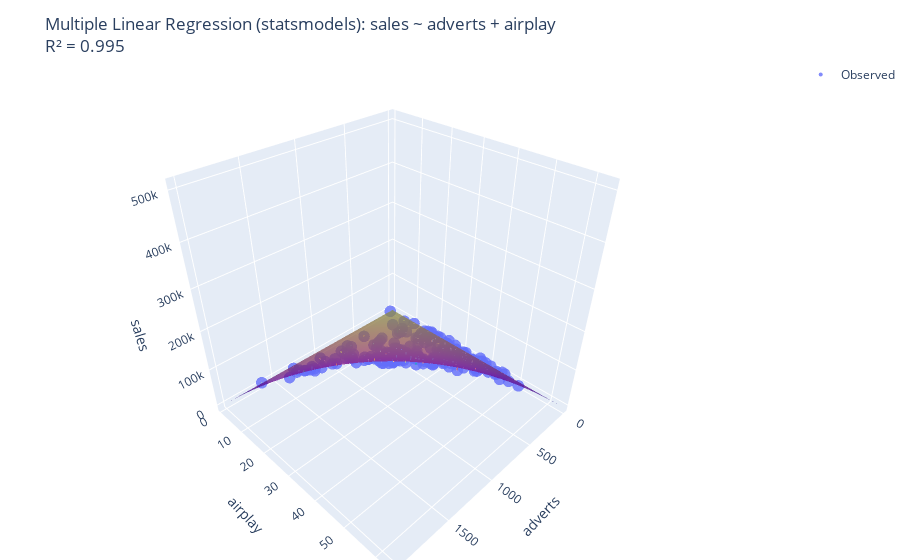

Write notebook code for a chart like this one.
### Code cell
# Interactive 3D figure with Plotly
scatter = go.Scatter3d(
    x=df["adverts"],
    y=df["airplay"],
    z=df["sales"],
    mode="markers",
    marker=dict(size=4, opacity=0.8),
    name="Observed"
)

plane = go.Surface(
    x=A, y=P, z=Z,
    opacity=0.5,
    name="Regression plane",
    showscale=False
)

# Residual lines (we'll plot only a sample to keep the scene responsive)
sample_df = df.copy()
if len(sample_df) > 150:
    sample_df = sample_df.sample(150, random_state=42)

residual_traces = []
for _, row in sample_df.iterrows():
    a, p, actual = row["adverts"], row["airplay"], row["sales"]
    fitted = intercept + b_adverts * a + b_airplay * p + b_interaction * (a * p)
    residual_traces.append(go.Scatter3d(
        x=[a, a],
        y=[p, p],
        z=[fitted, actual],
        mode="lines",
        line=dict(width=2),
        showlegend=False
    ))

fig = go.Figure(data=[scatter, plane] + residual_traces)
fig.update_layout(
    title=f"Multiple Linear Regression (statsmodels): sales ~ adverts + airplay<br>R² = {r2:.3f}",
    scene=dict(
        xaxis_title="adverts",
        yaxis_title="airplay",
        zaxis_title="sales",
        aspectmode="cube"
    ),
    margin=dict(l=0, r=0, t=60, b=0),
)

# Render the interactive chart
fig.show()

### Figure 1 — Plotly figure (JSON) as saved in the notebook; plotly's stock layout.template omitted (floating-point values rounded to 4 significant figures; data arrays with more than 128 entries replaced by an {"elided": "..."} marker saying what was removed)
{"data": [{"marker": {"opacity": 0.8, "size": 4}, "mode": "markers", "name": "Observed", "type": "scatter3d", "x": {"elided": "200 float values"}, "y": {"elided": "200 int values"}, "z": {"elided": "200 float values"}}, {"name": "Regression plane", "opacity": 0.5, "showscale": false, "type": "surface", "x": {"elided": "60x60 float values"}, "y": {"elided": "60x60 float values"}, "z": {"elided": "60x60 float values"}}, {"line": {"width": 2}, "mode": "lines", "showlegend": false, "type": "scatter3d", "x": [1600, 1600], "y": [20, 20], "z": [127300.0, 131100.0]}, {"line": {"width": 2}, "mode": "lines", "showlegend": false, "type": "scatter3d", "x": [97.97, 97.97], "y": [22, 22], "z": [8135.0, 12180.0]}, {"line": {"width": 2}, "mode": "lines", "showlegend": false, "type": "scatter3d", "x": [406.8, 406.8], "y": [44, 44], "z": [71340.0, 64120.0]}, {"line": {"width": 2}, "mode": "lines", "showlegend": false, "type": "scatter3d", "x": [1568.0, 1568.0], "y": [22, 22], "z": [137300.0, 146400.0]}, {"line": {"width": 2}, "mode": "lines", "showlegend": false, "type": "scatter3d", "x": [564.2, 564.2], "y": [21, 21], "z": [46840.0, 38780.0]}, {"line": {"width": 2}, "mode": "lines", "showlegend": false, "type": "scatter3d", "x": [68.59, 68.59], "y": [8, 8], "z": [1623.0, 0]}, {"line": {"width": 2}, "mode": "lines", "showlegend": false, "type": "scatter3d", "x": [579.3, 579.3], "y": [28, 28], "z": [64440.0, 61050.0]}, {"line": {"width": 2}, "mode": "lines", "showlegend": false, "type": "scatter3d", "x": [1051.0, 1051.0], "y": [29, 29], "z": [121500.0, 118300.0]}, {"line": {"width": 2}, "mode": "lines", "showlegend": false, "type": "scatter3d", "x": [231.5, 231.5], "y": [42, 42], "z": [38580.0, 33510.0]}, {"line": {"width": 2}, "mode": "lines", "showlegend": false, "type": "scatter3d", "x": [125.6, 125.6], "y": [45, 45], "z": [22290.0, 15030.0]}, {"line": {"width": 2}, "mode": "lines", "showlegend": false, "type": "scatter3d", "x": [10.26, 10.26], "y": [25, 25], "z": [563.8, 5608.0]}, {"line": {"width": 2}, "mode": "lines", "showlegend": false, "type": "scatter3d", "x": [503.2, 503.2], "y": [39, 39], "z": [78200.0, 81810.0]}, {"line": {"width": 2}, "mode": "lines", "showlegend": false, "type": "scatter3d", "x": [526.1, 526.1], "y": [39, 39], "z": [81780.0, 79080.0]}, {"line": {"width": 2}, "mode": "lines", "showlegend": false, "type": "scatter3d", "x": [1294.0, 1294.0], "y": [19, 19], "z": [97670.0, 97260.0]}, {"line": {"width": 2}, "mode": "lines", "showlegend": false, "type": "scatter3d", "x": [826.9, 826.9], "y": [36, 36], "z": [118800.0, 125100.0]}, {"line": {"width": 2}, "mode": "lines", "showlegend": false, "type": "scatter3d", "x": [234.6, 234.6], "y": [33, 33], "z": [30560.0, 28550.0]}, {"line": {"width": 2}, "mode": "lines", "showlegend": false, "type": "scatter3d", "x": [1096.0, 1096.0], "y": [26, 26], "z": [113400.0, 113800.0]}, {"line": {"width": 2}, "mode": "lines", "showlegend": false, "type": "scatter3d", "x": [283.2, 283.2], "y": [40, 40], "z": [44980.0, 42650.0]}, {"line": {"width": 2}, "mode": "lines", "showlegend": false, "type": "scatter3d", "x": [1080.0, 1080.0], "y": [36, 36], "z": [155300.0, 157500.0]}, {"line": {"width": 2}, "mode": "lines", "showlegend": false, "type": "scatter3d", "x": [642.8, 642.8], "y": [26, 26], "z": [66370.0, 60370.0]}, {"line": {"width": 2}, "mode": "lines", "showlegend": false, "type": "scatter3d", "x": [236.9, 236.9], "y": [37, 37], "z": [34700.0, 29540.0]}, {"line": {"width": 2}, "mode": "lines", "showlegend": false, "type": "scatter3d", "x": [1054.0, 1054.0], "y": [23, 23], "z": [96420.0, 90410.0]}, {"line": {"width": 2}, "mode": "lines", "showlegend": false, "type": "scatter3d", "x": [1177.0, 1177.0], "y": [9, 9], "z": [41470.0, 47330.0]}, {"line": {"width": 2}, "mode": "lines", "showlegend": false, "type": "scatter3d", "x": [15.31, 15.31], "y": [37, 37], "z": [1870.0, 7650.0]}, {"line": {"width": 2}, "mode": "lines", "showlegend": false, "type": "scatter3d", "x": [910.9, 910.9], "y": [42, 42], "z": [152900.0, 152200.0]}, {"line": {"width": 2}, "mode": "lines", "showlegend": false, "type": "scatter3d", "x": [689.5, 689.5], "y": [32, 32], "z": [87880.0, 89430.0]}, {"line": {"width": 2}, "mode": "lines", "showlegend": false, "type": "scatter3d", "x": [102.6, 102.6], "y": [34, 34], "z": [13550.0, 13080.0]}, {"line": {"width": 2}, "mode": "lines", "showlegend": false, "type": "scatter3d", "x": [1381.0, 1381.0], "y": [38, 38], "z": [209700.0, 215800.0]}, {"line": {"width": 2}, "mode": "lines", "showlegend": false, "type": "scatter3d", "x": [216.0, 216.0], "y": [44, 44], "z": [37710.0, 39990.0]}, {"line": {"width": 2}, "mode": "lines", "showlegend": false, "type": "scatter3d", "x": [25.69, 25.69], "y": [21, 21], "z": [1673.0, 2891.0]}, {"line": {"width": 2}, "mode": "lines", "showlegend": false, "type": "scatter3d", "x": [45.69, 45.69], "y": [16, 16], "z": [2407.0, 0]}, {"line": {"width": 2}, "mode": "lines", "showlegend": false, "type": "scatter3d", "x": [731.4, 731.4], "y": [38, 38], "z": [110900.0, 101800.0]}, {"line": {"width": 2}, "mode": "lines", "showlegend": false, "type": "scatter3d", "x": [136.0, 136.0], "y": [29, 29], "z": [15340.0, 19300.0]}, {"line": {"width": 2}, "mode": "lines", "showlegend": false, "type": "scatter3d", "x": [1163.0, 1163.0], "y": [37, 37], "z": [172000.0, 175800.0]}, {"line": {"width": 2}, "mode": "lines", "showlegend": false, "type": "scatter3d", "x": [709.4, 709.4], "y": [38, 38], "z": [107500.0, 104500.0]}, {"line": {"width": 2}, "mode": "lines", "showlegend": false, "type": "scatter3d", "x": [391.7, 391.7], "y": [34, 34], "z": [52900.0, 49260.0]}, {"line": {"width": 2}, "mode": "lines", "showlegend": false, "type": "scatter3d", "x": [893.4, 893.4], "y": [30, 30], "z": [106800.0, 114600.0]}, {"line": {"width": 2}, "mode": "lines", "showlegend": false, "type": "scatter3d", "x": [986.0, 986.0], "y": [26, 26], "z": [102100.0, 101300.0]}, {"line": {"width": 2}, "mode": "lines", "showlegend": false, "type": "scatter3d", "x": [1838.0, 1838.0], "y": [28, 28], "z": [205400.0, 205000.0]}, {"line": {"width": 2}, "mode": "lines", "showlegend": false, "type": "scatter3d", "x": [268.6, 268.6], "y": [34, 34], "z": [36140.0, 35030.0]}, {"line": {"width": 2}, "mode": "lines", "showlegend": false, "type": "scatter3d", "x": [174.1, 174.1], "y": [23, 23], "z": [15530.0, 23730.0]}, {"line": {"width": 2}, "mode": "lines", "showlegend": false, "type": "scatter3d", "x": [709.4, 709.4], "y": [28, 28], "z": [79010.0, 84210.0]}, {"line": {"width": 2}, "mode": "lines", "showlegend": false, "type": "scatter3d", "x": [102.6, 102.6], "y": [36, 36], "z": [14380.0, 11980.0]}, {"line": {"width": 2}, "mode": "lines", "showlegend": false, "type": "scatter3d", "x": [207.0, 207.0], "y": [28, 28], "z": [22740.0, 24080.0]}, {"line": {"width": 2}, "mode": "lines", "showlegend": false, "type": "scatter3d", "x": [611.5, 611.5], "y": [45, 45], "z": [109900.0, 109700.0]}, {"line": {"width": 2}, "mode": "lines", "showlegend": false, "type": "scatter3d", "x": [68.09, 68.09], "y": [33, 33], "z": [8574.0, 13010.0]}, {"line": {"width": 2}, "mode": "lines", "showlegend": false, "type": "scatter3d", "x": [507.6, 507.6], "y": [37, 37], "z": [74800.0, 75850.0]}, {"line": {"width": 2}, "mode": "lines", "showlegend": false, "type": "scatter3d", "x": [215.7, 215.7], "y": [28, 28], "z": [23710.0, 17820.0]}, {"line": {"width": 2}, "mode": "lines", "showlegend": false, "type": "scatter3d", "x": [1545.0, 1545.0], "y": [22, 22], "z": [135300.0, 132200.0]}, {"line": {"width": 2}, "mode": "lines", "showlegend": false, "type": "scatter3d", "x": [1177.0, 1177.0], "y": [38, 38], "z": [178700.0, 179100.0]}, {"line": {"width": 2}, "mode": "lines", "showlegend": false, "type": "scatter3d", "x": [982.1, 982.1], "y": [16, 16], "z": [62160.0, 63160.0]}, {"line": {"width": 2}, "mode": "lines", "showlegend": false, "type": "scatter3d", "x": [569.0, 569.0], "y": [37, 37], "z": [83890.0, 83650.0]}, {"line": {"width": 2}, "mode": "lines", "showlegend": false, "type": "scatter3d", "x": [145.6, 145.6], "y": [17, 17], "z": [9371.0, 5017.0]}, {"line": {"width": 2}, "mode": "lines", "showlegend": false, "type": "scatter3d", "x": [263.6, 263.6], "y": [11, 11], "z": [10990.0, 1023.0]}, {"line": {"width": 2}, "mode": "lines", "showlegend": false, "type": "scatter3d", "x": [174.1, 174.1], "y": [36, 36], "z": [24690.0, 20910.0]}, {"line": {"width": 2}, "mode": "lines", "showlegend": false, "type": "scatter3d", "x": [295.8, 295.8], "y": [28, 28], "z": [32690.0, 32760.0]}, {"line": {"width": 2}, "mode": "lines", "showlegend": false, "type": "scatter3d", "x": [103.6, 103.6], "y": [26, 26], "z": [10310.0, 16360.0]}, {"line": {"width": 2}, "mode": "lines", "showlegend": false, "type": "scatter3d", "x": [25.69, 25.69], "y": [11, 11], "z": [588.5, 0]}, {"line": {"width": 2}, "mode": "lines", "showlegend": false, "type": "scatter3d", "x": [237.7, 237.7], "y": [18, 18], "z": [16580.0, 14500.0]}, {"line": {"width": 2}, "mode": "lines", "showlegend": false, "type": "scatter3d", "x": [964.1, 964.1], "y": [20, 20], "z": [76520.0, 70820.0]}, {"line": {"width": 2}, "mode": "lines", "showlegend": false, "type": "scatter3d", "x": [125.2, 125.2], "y": [17, 17], "z": [7987.0, 8944.0]}, {"line": {"width": 2}, "mode": "lines", "showlegend": false, "type": "scatter3d", "x": [635.2, 635.2], "y": [22, 22], "z": [55360.0, 57750.0]}, {"line": {"width": 2}, "mode": "lines", "showlegend": false, "type": "scatter3d", "x": [1035.0, 1035.0], "y": [43, 43], "z": [178000.0, 175900.0]}, {"line": {"width": 2}, "mode": "lines", "showlegend": false, "type": "scatter3d", "x": [336.5, 336.5], "y": [39, 39], "z": [52170.0, 53170.0]}, {"line": {"width": 2}, "mode": "lines", "showlegend": false, "type": "scatter3d", "x": [26.89, 26.89], "y": [31, 31], "z": [2906.0, 0]}, {"line": {"width": 2}, "mode": "lines", "showlegend": false, "type": "scatter3d", "x": [2000, 2000], "y": [21, 21], "z": [167300.0, 169200.0]}, {"line": {"width": 2}, "mode": "lines", "showlegend": false, "type": "scatter3d", "x": [1323.0, 1323.0], "y": [2, 2], "z": [9457.0, 4577.0]}, {"line": {"width": 2}, "mode": "lines", "showlegend": false, "type": "scatter3d", "x": [564.2, 564.2], "y": [6, 6], "z": [12780.0, 10800.0]}, {"line": {"width": 2}, "mode": "lines", "showlegend": false, "type": "scatter3d", "x": [976.6, 976.6], "y": [35, 35], "z": [136400.0, 136800.0]}, {"line": {"width": 2}, "mode": "lines", "showlegend": false, "type": "scatter3d", "x": [226.7, 226.7], "y": [37, 37], "z": [33180.0, 33350.0]}, {"line": {"width": 2}, "mode": "lines", "showlegend": false, "type": "scatter3d", "x": [785.7, 785.7], "y": [8, 8], "z": [24340.0, 19240.0]}, {"line": {"width": 2}, "mode": "lines", "showlegend": false, "type": "scatter3d", "x": [1500, 1500], "y": [13, 13], "z": [77120.0, 82390.0]}, {"line": {"width": 2}, "mode": "lines", "showlegend": false, "type": "scatter3d", "x": [174.1, 174.1], "y": [30, 30], "z": [20460.0, 28040.0]}, {"line": {"width": 2}, "mode": "lines", "showlegend": false, "type": "scatter3d", "x": [964.1, 964.1], "y": [63, 63], "z": [243200.0, 243500.0]}, {"line": {"width": 2}, "mode": "lines", "showlegend": false, "type": "scatter3d", "x": [656.1, 656.1], "y": [36, 36], "z": [94160.0, 99510.0]}, {"line": {"width": 2}, "mode": "lines", "showlegend": false, "type": "scatter3d", "x": [243.2, 243.2], "y": [19, 19], "z": [17960.0, 18180.0]}, {"line": {"width": 2}, "mode": "lines", "showlegend": false, "type": "scatter3d", "x": [986.0, 986.0], "y": [30, 30], "z": [117900.0, 105900.0]}, {"line": {"width": 2}, "mode": "lines", "showlegend": false, "type": "scatter3d", "x": [45.3, 45.3], "y": [39, 39], "z": [6687.0, 2321.0]}, {"line": {"width": 2}, "mode": "lines", "showlegend": false, "type": "scatter3d", "x": [1600, 1600], "y": [53, 53], "z": [339500.0, 338000.0]}, {"line": {"width": 2}, "mode": "lines", "showlegend": false, "type": "scatter3d", "x": [201.4, 201.4], "y": [35, 35], "z": [27800.0, 30920.0]}, {"line": {"width": 2}, "mode": "lines", "showlegend": false, "type": "scatter3d", "x": [377.9, 377.9], "y": [43, 43], "z": [64730.0, 63800.0]}, {"line": {"width": 2}, "mode": "lines", "showlegend": false, "type": "scatter3d", "x": [976.6, 976.6], "y": [12, 12], "z": [46100.0, 45160.0]}, {"line": {"width": 2}, "mode": "lines", "showlegend": false, "type": "scatter3d", "x": [1453.0, 1453.0], "y": [27, 27], "z": [156400.0, 161400.0]}, {"line": {"width": 2}, "mode": "lines", "showlegend": false, "type": "scatter3d", "x": [102.6, 102.6], "y": [30, 30], "z": [11880.0, 15820.0]}, {"line": {"width": 2}, "mode": "lines", "showlegend": false, "type": "scatter3d", "x": [900.9, 900.9], "y": [55, 55], "z": [198300.0, 203200.0]}, {"line": {"width": 2}, "mode": "lines", "showlegend": false, "type": "scatter3d", "x": [985.7, 985.7], "y": [36, 36], "z": [141700.0, 136600.0]}, {"line": {"width": 2}, "mode": "lines", "showlegend": false, "type": "scatter3d", "x": [237.7, 237.7], "y": [14, 14], "z": [12740.0, 15070.0]}, {"line": {"width": 2}, "mode": "lines", "showlegend": false, "type": "scatter3d", "x": [10.26, 10.26], "y": [18, 18], "z": [238.7, 644.9]}, {"line": {"width": 2}, "mode": "lines", "showlegend": false, "type": "scatter3d", "x": [313.4, 313.4], "y": [21, 21], "z": [25810.0, 19510.0]}, {"line": {"width": 2}, "mode": "lines", "showlegend": false, "type": "scatter3d", "x": [426.8, 426.8], "y": [36, 36], "z": [61110.0, 59290.0]}, {"line": {"width": 2}, "mode": "lines", "showlegend": false, "type": "scatter3d", "x": [1112.0, 1112.0], "y": [43, 43], "z": [191200.0, 185200.0]}, {"line": {"width": 2}, "mode": "lines", "showlegend": false, "type": "scatter3d", "x": [800.6, 800.6], "y": [45, 45], "z": [144000.0, 141600.0]}, {"line": {"width": 2}, "mode": "lines", "showlegend": false, "type": "scatter3d", "x": [1163.0, 1163.0], "y": [37, 37], "z": [172000.0, 167900.0]}, {"line": {"width": 2}, "mode": "lines", "showlegend": false, "type": "scatter3d", "x": [1721.0, 1721.0], "y": [19, 19], "z": [130000.0, 126900.0]}, {"line": {"width": 2}, "mode": "lines", "showlegend": false, "type": "scatter3d", "x": [1545.0, 1545.0], "y": [22, 22], "z": [135300.0, 137900.0]}, {"line": {"width": 2}, "mode": "lines", "showlegend": false, "type": "scatter3d", "x": [792.3, 792.3], "y": [43, 43], "z": [136100.0, 139200.0]}, {"line": {"width": 2}, "mode": "lines", "showlegend": false, "type": "scatter3d", "x": [759.5, 759.5], "y": [36, 36], "z": [109100.0, 106200.0]}, {"line": {"width": 2}, "mode": "lines", "showlegend": false, "type": "scatter3d", "x": [20.46, 20.46], "y": [22, 22], "z": [1321.0, 2182.0]}, {"line": {"width": 2}, "mode": "lines", "showlegend": false, "type": "scatter3d", "x": [450.6, 450.6], "y": [39, 39], "z": [69980.0, 67750.0]}, {"line": {"width": 2}, "mode": "lines", "showlegend": false, "type": "scatter3d", "x": [243.2, 243.2], "y": [37, 37], "z": [35640.0, 36580.0]}, {"line": {"width": 2}, "mode": "lines", "showlegend": false, "type": "scatter3d", "x": [456.9, 456.9], "y": [22, 22], "z": [39690.0, 38050.0]}, {"line": {"width": 2}, "mode": "lines", "showlegend": false, "type": "scatter3d", "x": [1177.0, 1177.0], "y": [11, 11], "z": [50940.0, 47030.0]}, {"line": {"width": 2}, "mode": "lines", "showlegend": false, "type": "scatter3d", "x": [507.6, 507.6], "y": [12, 12], "z": [23710.0, 24200.0]}, {"line": {"width": 2}, "mode": "lines", "showlegend": false, "type": "scatter3d", "x": [644.2, 644.2], "y": [13, 13], "z": [32820.0, 27210.0]}, {"line": {"width": 2}, "mode": "lines", "showlegend": false, "type": "scatter3d", "x": [767.1, 767.1], "y": [35, 35], "z": [107100.0, 106500.0]}, {"line": {"width": 2}, "mode": "lines", "showlegend": false, "type": "scatter3d", "x": [1112.0, 1112.0], "y": [13, 13], "z": [57060.0, 54850.0]}, {"line": {"width": 2}, "mode": "lines", "showlegend": false, "type": "scatter3d", "x": [777.2, 777.2], "y": [36, 36], "z": [111600.0, 114500.0]}, {"line": {"width": 2}, "mode": "lines", "showlegend": false, "type": "scatter3d", "x": [507.8, 507.8], "y": [36, 36], "z": [72780.0, 73910.0]}, {"line": {"width": 2}, "mode": "lines", "showlegend": false, "type": "scatter3d", "x": [1188.0, 1188.0], "y": [34, 34], "z": [161300.0, 156600.0]}, {"line": {"width": 2}, "mode": "lines", "showlegend": false, "type": "scatter3d", "x": [192.6, 192.6], "y": [23, 23], "z": [17230.0, 24100.0]}, {"line": {"width": 2}, "mode": "lines", "showlegend": false, "type": "scatter3d", "x": [20.46, 20.46], "y": [37, 37], "z": [2632.0, 0]}, {"line": {"width": 2}, "mode": "lines", "showlegend": false, "type": "scatter3d", "x": [336.5, 336.5], "y": [39, 39], "z": [52170.0, 52650.0]}, {"line": {"width": 2}, "mode": "lines", "showlegend": false, "type": "scatter3d", "x": [1188.0, 1188.0], "y": [38, 38], "z": [180400.0, 178500.0]}, {"line": {"width": 2}, "mode": "lines", "showlegend": false, "type": "scatter3d", "x": [345.7, 345.7], "y": [30, 30], "z": [41060.0, 41650.0]}, {"line": {"width": 2}, "mode": "lines", "showlegend": false, "type": "scatter3d", "x": [857.0, 857.0], "y": [25, 25], "z": [85200.0, 89080.0]}, {"line": {"width": 2}, "mode": "lines", "showlegend": false, "type": "scatter3d", "x": [231.5, 231.5], "y": [11, 11], "z": [9590.0, 263.3]}, {"line": {"width": 2}, "mode": "lines", "showlegend": false, "type": "scatter3d", "x": [757.0, 757.0], "y": [23, 23], "z": [69110.0, 66880.0]}, {"line": {"width": 2}, "mode": "lines", "showlegend": false, "type": "scatter3d", "x": [223.6, 223.6], "y": [39, 39], "z": [34540.0, 41820.0]}, {"line": {"width": 2}, "mode": "lines", "showlegend": false, "type": "scatter3d", "x": [234.6, 234.6], "y": [36, 36], "z": [33400.0, 26640.0]}, {"line": {"width": 2}, "mode": "lines", "showlegend": false, "type": "scatter3d", "x": [251.2, 251.2], "y": [33, 33], "z": [32760.0, 33040.0]}, {"line": {"width": 2}, "mode": "lines", "showlegend": false, "type": "scatter3d", "x": [426.8, 426.8], "y": [55, 55], "z": [93770.0, 94650.0]}, {"line": {"width": 2}, "mode": "lines", "showlegend": false, "type": "scatter3d", "x": [26.89, 26.89], "y": [17, 17], "z": [1321.0, 1014.0]}, {"line": {"width": 2}, "mode": "lines", "showlegend": false, "type": "scatter3d", "x": [70.92, 70.92], "y": [32, 32], "z": [8658.0, 7691.0]}, {"line": {"width": 2}, "mode": "lines", "showlegend": false, "type": "scatter3d", "x": [917.0, 917.0], "y": [21, 21], "z": [76450.0, 70280.0]}, {"line": {"width": 2}, "mode": "lines", "showlegend": false, "type": "scatter3d", "x": [1188.0, 1188.0], "y": [53, 53], "z": [252100.0, 251200.0]}, {"line": {"width": 2}, "mode": "lines", "showlegend": false, "type": "scatter3d", "x": [1163.0, 1163.0], "y": [35, 35], "z": [162600.0, 164400.0]}, {"line": {"width": 2}, "mode": "lines", "showlegend": false, "type": "scatter3d", "x": [1453.0, 1453.0], "y": [21, 21], "z": [121400.0, 121400.0]}, {"line": {"width": 2}, "mode": "lines", "showlegend": false, "type": "scatter3d", "x": [1112.0, 1112.0], "y": [32, 32], "z": [142000.0, 141800.0]}, {"line": {"width": 2}, "mode": "lines", "showlegend": false, "type": "scatter3d", "x": [377.9, 377.9], "y": [57, 57], "z": [86050.0, 84850.0]}, {"line": {"width": 2}, "mode": "lines", "showlegend": false, "type": "scatter3d", "x": [179.1, 179.1], "y": [46, 46], "z": [32650.0, 32550.0]}, {"line": {"width": 2}, "mode": "lines", "showlegend": false, "type": "scatter3d", "x": [1500, 1500], "y": [16, 16], "z": [95210.0, 96050.0]}, {"line": {"width": 2}, "mode": "lines", "showlegend": false, "type": "scatter3d", "x": [583.6, 583.6], "y": [42, 42], "z": [97810.0, 98820.0]}, {"line": {"width": 2}, "mode": "lines", "showlegend": false, "type": "scatter3d", "x": [562.0, 562.0], "y": [13, 13], "z": [28560.0, 29290.0]}, {"line": {"width": 2}, "mode": "lines", "showlegend": false, "type": "scatter3d", "x": [243.2, 243.2], "y": [29, 29], "z": [27780.0, 26460.0]}, {"line": {"width": 2}, "mode": "lines", "showlegend": false, "type": "scatter3d", "x": [25.69, 25.69], "y": [46, 46], "z": [4383.0, 5256.0]}, {"line": {"width": 2}, "mode": "lines", "showlegend": false, "type": "scatter3d", "x": [1096.0, 1096.0], "y": [17, 17], "z": [73800.0, 73840.0]}, {"line": {"width": 2}, "mode": "lines", "showlegend": false, "type": "scatter3d", "x": [50, 50], "y": [29, 29], "z": [5361.0, 1450.0]}, {"line": {"width": 2}, "mode": "lines", "showlegend": false, "type": "scatter3d", "x": [759.5, 759.5], "y": [33, 33], "z": [99900.0, 97300.0]}, {"line": {"width": 2}, "mode": "lines", "showlegend": false, "type": "scatter3d", "x": [799.9, 799.9], "y": [21, 21], "z": [66620.0, 70210.0]}, {"line": {"width": 2}, "mode": "lines", "showlegend": false, "type": "scatter3d", "x": [777.2, 777.2], "y": [47, 47], "z": [146000.0, 138600.0]}, {"line": {"width": 2}, "mode": "lines", "showlegend": false, "type": "scatter3d", "x": [145.6, 145.6], "y": [42, 42], "z": [24120.0, 22400.0]}, {"line": {"width": 2}, "mode": "lines", "showlegend": false, "type": "scatter3d", "x": [26.6, 26.6], "y": [38, 38], "z": [3654.0, 5628.0]}, {"line": {"width": 2}, "mode": "lines", "showlegend": false, "type": "scatter3d", "x": [1446.0, 1446.0], "y": [34, 34], "z": [196300.0, 196900.0]}, {"line": {"width": 2}, "mode": "lines", "showlegend": false, "type": "scatter3d", "x": [893.4, 893.4], "y": [35, 35], "z": [124800.0, 135300.0]}, {"line": {"width": 2}, "mode": "lines", "showlegend": false, "type": "scatter3d", "x": [255.1, 255.1], "y": [22, 22], "z": [21950.0, 20410.0]}, {"line": {"width": 2}, "mode": "lines", "showlegend": false, "type": "scatter3d", "x": [985.7, 985.7], "y": [11, 11], "z": [42570.0, 48790.0]}, {"line": {"width": 2}, "mode": "lines", "showlegend": false, "type": "scatter3d", "x": [1351.0, 1351.0], "y": [35, 35], "z": [188900.0, 196100.0]}, {"line": {"width": 2}, "mode": "lines", "showlegend": false, "type": "scatter3d", "x": [30.43, 30.43], "y": [28, 28], "z": [2962.0, 7018.0]}, {"line": {"width": 2}, "mode": "lines", "showlegend": false, "type": "scatter3d", "x": [1327.0, 1327.0], "y": [49, 49], "z": [260100.0, 263600.0]}, {"line": {"width": 2}, "mode": "lines", "showlegend": false, "type": "scatter3d", "x": [336.5, 336.5], "y": [36, 36], "z": [48100.0, 48000.0]}], "layout": {"margin": {"b": 0, "l": 0, "r": 0, "t": 60}, "scene": {"aspectmode": "cube", "xaxis": {"title": {"text": "adverts"}}, "yaxis": {"title": {"text": "airplay"}}, "zaxis": {"title": {"text": "sales"}}}, "title": {"text": "Multiple Linear Regression (statsmodels): sales ~ adverts + airplay<br>R² = 0.995"}}}
